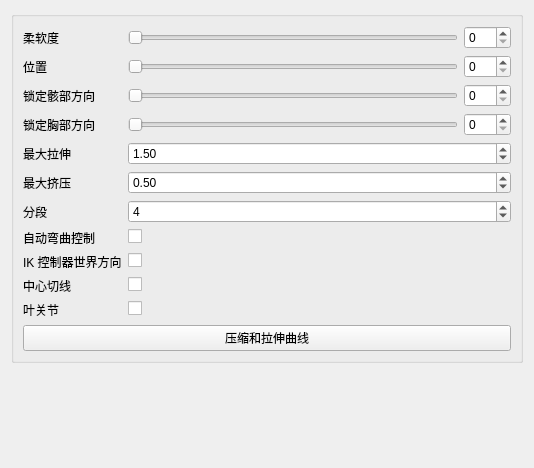
<?xml version="1.0" encoding="UTF-8"?>
<ui version="4.0">
 <class>Form</class>
 <widget class="QWidget" name="Form">
  <property name="geometry">
   <rect>
    <x>0</x>
    <y>0</y>
    <width>534</width>
    <height>468</height>
   </rect>
  </property>
  <property name="windowTitle">
   <string>表单</string>
  </property>
  <layout class="QGridLayout" name="gridLayout">
   <item row="0" column="0">
    <widget class="QGroupBox" name="groupBox">
     <property name="title">
      <string/>
     </property>
     <layout class="QFormLayout" name="formLayout">
      <item row="0" column="0">
       <widget class="QLabel" name="softness_label">
        <property name="text">
         <string>柔软度</string>
        </property>
       </widget>
      </item>
      <item row="0" column="1">
       <layout class="QHBoxLayout" name="horizontalLayout_3">
        <item>
         <widget class="QSlider" name="softness_slider">
          <property name="minimumSize">
           <size>
            <width>0</width>
            <height>15</height>
           </size>
          </property>
          <property name="maximum">
           <number>100</number>
          </property>
          <property name="orientation">
           <enum>Qt::Horizontal</enum>
          </property>
         </widget>
        </item>
        <item>
         <widget class="QSpinBox" name="softness_spinBox">
          <property name="maximum">
           <number>100</number>
          </property>
         </widget>
        </item>
       </layout>
      </item>
      <item row="1" column="0">
       <widget class="QLabel" name="softness_label_2">
        <property name="text">
         <string>位置</string>
        </property>
       </widget>
      </item>
      <item row="1" column="1">
       <layout class="QHBoxLayout" name="horizontalLayout_4">
        <item>
         <widget class="QSlider" name="position_slider">
          <property name="minimumSize">
           <size>
            <width>0</width>
            <height>15</height>
           </size>
          </property>
          <property name="maximum">
           <number>100</number>
          </property>
          <property name="orientation">
           <enum>Qt::Horizontal</enum>
          </property>
         </widget>
        </item>
        <item>
         <widget class="QSpinBox" name="position_spinBox">
          <property name="maximum">
           <number>100</number>
          </property>
         </widget>
        </item>
       </layout>
      </item>
      <item row="2" column="0">
       <widget class="QLabel" name="softness_label_3">
        <property name="text">
         <string>锁定骸部方向</string>
        </property>
       </widget>
      </item>
      <item row="2" column="1">
       <layout class="QHBoxLayout" name="horizontalLayout_5">
        <item>
         <widget class="QSlider" name="lockOri_pelvis_slider">
          <property name="minimumSize">
           <size>
            <width>0</width>
            <height>15</height>
           </size>
          </property>
          <property name="maximum">
           <number>100</number>
          </property>
          <property name="orientation">
           <enum>Qt::Horizontal</enum>
          </property>
         </widget>
        </item>
        <item>
         <widget class="QSpinBox" name="lockOri_pelvis_spinBox">
          <property name="maximum">
           <number>100</number>
          </property>
         </widget>
        </item>
       </layout>
      </item>
      <item row="3" column="0">
       <widget class="QLabel" name="softness_label_4">
        <property name="text">
         <string>锁定胸部方向</string>
        </property>
       </widget>
      </item>
      <item row="3" column="1">
       <layout class="QHBoxLayout" name="horizontalLayout_6">
        <item>
         <widget class="QSlider" name="lockOri_chest_slider">
          <property name="minimumSize">
           <size>
            <width>0</width>
            <height>15</height>
           </size>
          </property>
          <property name="maximum">
           <number>100</number>
          </property>
          <property name="orientation">
           <enum>Qt::Horizontal</enum>
          </property>
         </widget>
        </item>
        <item>
         <widget class="QSpinBox" name="lockOri_chest_spinBox">
          <property name="maximum">
           <number>100</number>
          </property>
         </widget>
        </item>
       </layout>
      </item>
      <item row="4" column="0">
       <widget class="QLabel" name="maxStretch_label">
        <property name="sizePolicy">
         <sizepolicy hsizetype="MinimumExpanding" vsizetype="MinimumExpanding">
          <horstretch>0</horstretch>
          <verstretch>0</verstretch>
         </sizepolicy>
        </property>
        <property name="text">
         <string>最大拉伸</string>
        </property>
       </widget>
      </item>
      <item row="4" column="1">
       <widget class="QDoubleSpinBox" name="maxStretch_spinBox">
        <property name="sizePolicy">
         <sizepolicy hsizetype="MinimumExpanding" vsizetype="Fixed">
          <horstretch>0</horstretch>
          <verstretch>0</verstretch>
         </sizepolicy>
        </property>
        <property name="minimum">
         <double>1.000000000000000</double>
        </property>
        <property name="singleStep">
         <double>0.100000000000000</double>
        </property>
        <property name="value">
         <double>1.500000000000000</double>
        </property>
       </widget>
      </item>
      <item row="5" column="0">
       <widget class="QLabel" name="maxSquash_label">
        <property name="sizePolicy">
         <sizepolicy hsizetype="MinimumExpanding" vsizetype="MinimumExpanding">
          <horstretch>0</horstretch>
          <verstretch>0</verstretch>
         </sizepolicy>
        </property>
        <property name="text">
         <string>最大挤压</string>
        </property>
       </widget>
      </item>
      <item row="5" column="1">
       <widget class="QDoubleSpinBox" name="maxSquash_spinBox">
        <property name="sizePolicy">
         <sizepolicy hsizetype="MinimumExpanding" vsizetype="Fixed">
          <horstretch>0</horstretch>
          <verstretch>0</verstretch>
         </sizepolicy>
        </property>
        <property name="minimum">
         <double>0.100000000000000</double>
        </property>
        <property name="maximum">
         <double>1.000000000000000</double>
        </property>
        <property name="singleStep">
         <double>0.100000000000000</double>
        </property>
        <property name="value">
         <double>0.500000000000000</double>
        </property>
       </widget>
      </item>
      <item row="6" column="0">
       <widget class="QLabel" name="divisions_label">
        <property name="text">
         <string>分段</string>
        </property>
       </widget>
      </item>
      <item row="6" column="1">
       <widget class="QSpinBox" name="division_spinBox">
        <property name="sizePolicy">
         <sizepolicy hsizetype="Expanding" vsizetype="Fixed">
          <horstretch>0</horstretch>
          <verstretch>0</verstretch>
         </sizepolicy>
        </property>
        <property name="minimum">
         <number>2</number>
        </property>
        <property name="maximum">
         <number>99</number>
        </property>
        <property name="value">
         <number>4</number>
        </property>
       </widget>
      </item>
      <item row="7" column="0">
       <widget class="QLabel" name="autoBend_label">
        <property name="text">
         <string>自动弯曲控制</string>
        </property>
       </widget>
      </item>
      <item row="7" column="1">
       <widget class="QCheckBox" name="autoBend_checkBox">
        <property name="text">
         <string/>
        </property>
       </widget>
      </item>
      <item row="8" column="0">
       <widget class="QLabel" name="autoBend_label_2">
        <property name="text">
         <string>IK 控制器世界方向</string>
        </property>
       </widget>
      </item>
      <item row="8" column="1">
       <widget class="QCheckBox" name="IKWorldOri_checkBox">
        <property name="toolTip">
         <string>&lt;html&gt;&lt;head/&gt;&lt;body&gt;&lt;p&gt;如果勾选，IK 控制器将朝向世界空间 XYZ&lt;/p&gt;&lt;/body&gt;&lt;/html&gt;</string>
        </property>
        <property name="text">
         <string/>
        </property>
       </widget>
      </item>
      <item row="9" column="0">
       <widget class="QLabel" name="centralTangent_label">
        <property name="text">
         <string>中心切线</string>
        </property>
       </widget>
      </item>
      <item row="9" column="1">
       <widget class="QCheckBox" name="centralTangent_checkBox">
        <property name="text">
         <string/>
        </property>
       </widget>
      </item>
      <item row="12" column="0" colspan="2">
       <widget class="QPushButton" name="squashStretchProfile_pushButton">
        <property name="text">
         <string>压缩和拉伸曲线</string>
        </property>
       </widget>
      </item>
      <item row="10" column="1">
       <widget class="QCheckBox" name="leafJoints_checkBox">
        <property name="text">
         <string/>
        </property>
       </widget>
      </item>
      <item row="10" column="0">
       <widget class="QLabel" name="leafJoints_label">
        <property name="text">
         <string>叶关节</string>
        </property>
       </widget>
      </item>
     </layout>
    </widget>
   </item>
   <item row="1" column="0">
    <spacer name="verticalSpacer">
     <property name="orientation">
      <enum>Qt::Vertical</enum>
     </property>
     <property name="sizeHint" stdset="0">
      <size>
       <width>20</width>
       <height>40</height>
      </size>
     </property>
    </spacer>
   </item>
  </layout>
 </widget>
 <resources/>
 <connections>
  <connection>
   <sender>softness_slider</sender>
   <signal>sliderMoved(int)</signal>
   <receiver>softness_spinBox</receiver>
   <slot>setValue(int)</slot>
   <hints>
    <hint type="sourcelabel">
     <x>187</x>
     <y>30</y>
    </hint>
    <hint type="destinationlabel">
     <x>505</x>
     <y>52</y>
    </hint>
   </hints>
  </connection>
  <connection>
   <sender>softness_spinBox</sender>
   <signal>valueChanged(int)</signal>
   <receiver>softness_slider</receiver>
   <slot>setValue(int)</slot>
   <hints>
    <hint type="sourcelabel">
     <x>505</x>
     <y>48</y>
    </hint>
    <hint type="destinationlabel">
     <x>355</x>
     <y>49</y>
    </hint>
   </hints>
  </connection>
  <connection>
   <sender>position_slider</sender>
   <signal>valueChanged(int)</signal>
   <receiver>position_spinBox</receiver>
   <slot>setValue(int)</slot>
   <hints>
    <hint type="sourcelabel">
     <x>324</x>
     <y>86</y>
    </hint>
    <hint type="destinationlabel">
     <x>505</x>
     <y>88</y>
    </hint>
   </hints>
  </connection>
  <connection>
   <sender>position_spinBox</sender>
   <signal>valueChanged(int)</signal>
   <receiver>position_slider</receiver>
   <slot>setValue(int)</slot>
   <hints>
    <hint type="sourcelabel">
     <x>505</x>
     <y>88</y>
    </hint>
    <hint type="destinationlabel">
     <x>344</x>
     <y>86</y>
    </hint>
   </hints>
  </connection>
  <connection>
   <sender>lockOri_pelvis_spinBox</sender>
   <signal>valueChanged(int)</signal>
   <receiver>lockOri_pelvis_slider</receiver>
   <slot>setValue(int)</slot>
   <hints>
    <hint type="sourcelabel">
     <x>505</x>
     <y>124</y>
    </hint>
    <hint type="destinationlabel">
     <x>333</x>
     <y>122</y>
    </hint>
   </hints>
  </connection>
  <connection>
   <sender>lockOri_pelvis_slider</sender>
   <signal>valueChanged(int)</signal>
   <receiver>lockOri_pelvis_spinBox</receiver>
   <slot>setValue(int)</slot>
   <hints>
    <hint type="sourcelabel">
     <x>279</x>
     <y>122</y>
    </hint>
    <hint type="destinationlabel">
     <x>505</x>
     <y>124</y>
    </hint>
   </hints>
  </connection>
  <connection>
   <sender>softness_slider</sender>
   <signal>valueChanged(int)</signal>
   <receiver>softness_spinBox</receiver>
   <slot>setValue(int)</slot>
   <hints>
    <hint type="sourcelabel">
     <x>265</x>
     <y>50</y>
    </hint>
    <hint type="destinationlabel">
     <x>505</x>
     <y>51</y>
    </hint>
   </hints>
  </connection>
  <connection>
   <sender>lockOri_chest_slider</sender>
   <signal>valueChanged(int)</signal>
   <receiver>lockOri_chest_spinBox</receiver>
   <slot>setValue(int)</slot>
   <hints>
    <hint type="sourcelabel">
     <x>442</x>
     <y>145</y>
    </hint>
    <hint type="destinationlabel">
     <x>505</x>
     <y>151</y>
    </hint>
   </hints>
  </connection>
  <connection>
   <sender>lockOri_chest_spinBox</sender>
   <signal>valueChanged(int)</signal>
   <receiver>lockOri_chest_slider</receiver>
   <slot>setValue(int)</slot>
   <hints>
    <hint type="sourcelabel">
     <x>505</x>
     <y>140</y>
    </hint>
    <hint type="destinationlabel">
     <x>442</x>
     <y>140</y>
    </hint>
   </hints>
  </connection>
 </connections>
</ui>
